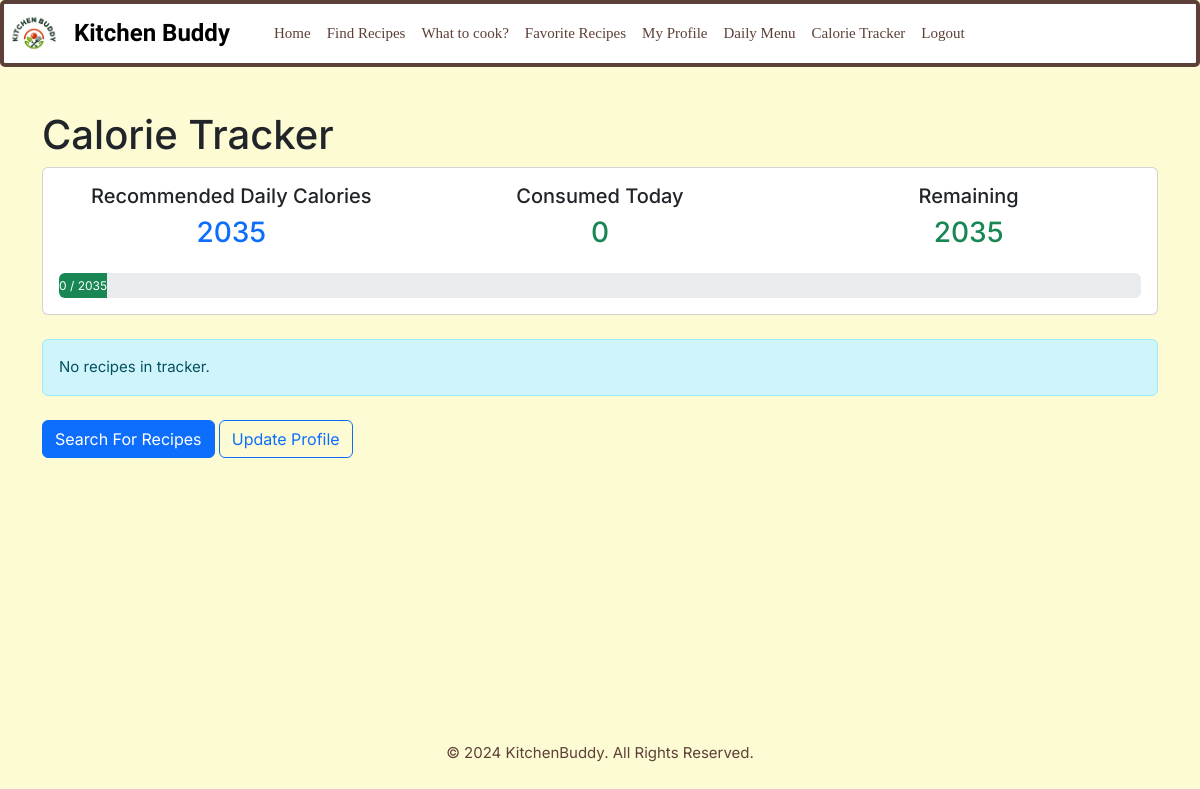
Page /calorieTracker/ (signed in) on the earlier database version.
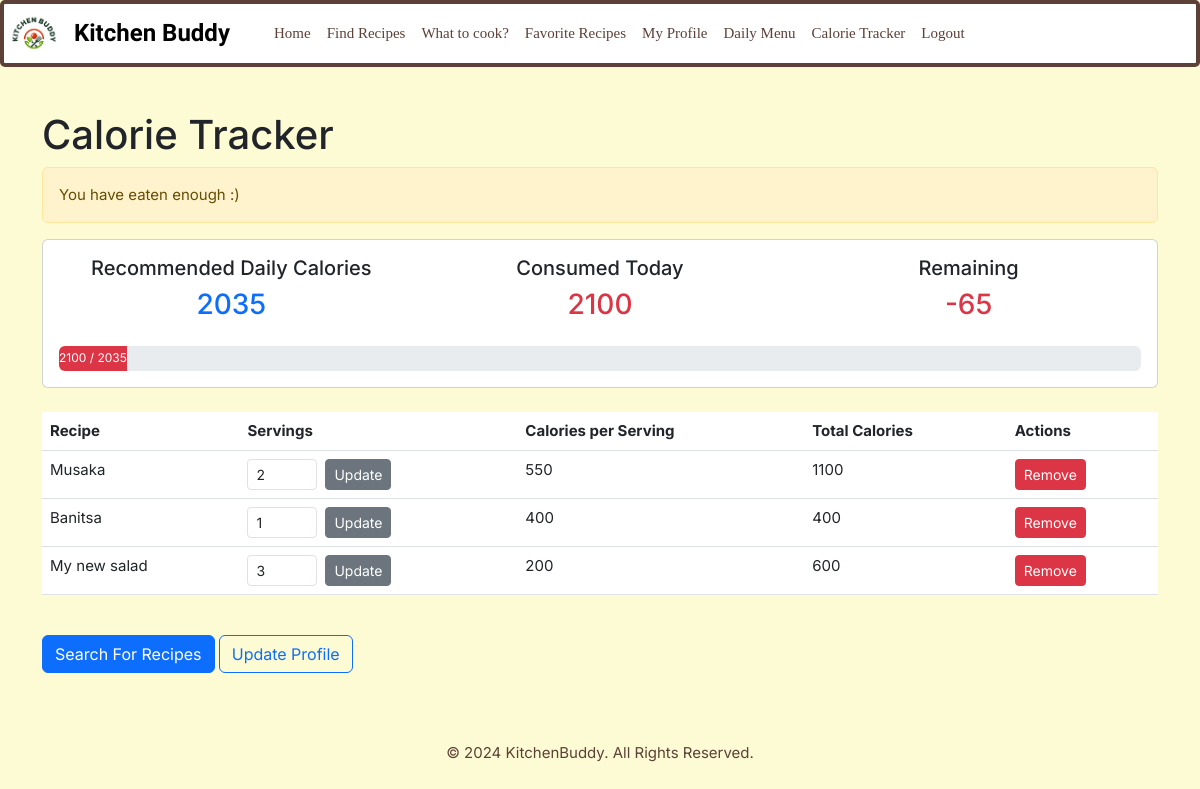
Same page on the later database version.
### calorieTracker/models.py (models this page shows)
class CalorieTracker(models.Model):
    user = models.ForeignKey(User, on_delete=models.CASCADE)
    recipe = models.ForeignKey(Recipe, on_delete=models.CASCADE)
    servings = models.PositiveIntegerField(default=1)
    class Meta:
        unique_together = ['user', 'recipe']
    @property
    def get_calories_per_recipe(self):
        return self.recipe.calories * self.servings
    @classmethod
    def get_total_calories(cls, user):
        recipes_in_tracker = cls.objects.filter(user=user)
        calories_sum = 0
        for recipe in recipes_in_tracker:
            calories_sum += recipe.get_calories_per_recipe
        return calories_sum

### recipe/models.py (models this page shows, shortened)
class Recipe(models.Model):
    user = models.ForeignKey(User, on_delete=models.CASCADE, related_name="recipe")
    title = models.CharField(max_length=150)
    ingredients = models.ManyToManyField(Ingredient, through='IngredientsDetails', related_name='recipe_ingredient')
    description = models.TextField()
    cooking_time = models.PositiveIntegerField(validators=[MinValueValidator(1)], null=True, blank=True)
    calories = models.PositiveIntegerField(validators=[MinValueValidator(1), MaxValueValidator(2000)], null=True, blank=True)
    image = models.ImageField(upload_to='recipes/', null=True, blank=True)
    dish_type = models.CharField(max_length=10, choices=DISH_TYPE, default='main', null=False)
    favourite = models.ManyToManyField(User, related_name='favourite_recipe', blank=True)
    average_rating = models.DecimalField(max_digits=3, decimal_places=2, default=0)
    ratings_count = models.PositiveBigIntegerField(default=0)
    diet = models.ManyToManyField(Diet, related_name='recipe_diet', blank=True)
    allergies = models.ManyToManyField(Allergy, related_name='recipe_allergies', blank=True)
    class Meta:
        ordering = ['title']
        unique_together = ['title', 'image']

### calorieTracker/views.py (the view)
# urls.py: path('', views.list_calorie_tracker, name='list_calorie_tracker'),
@login_required
def list_calorie_tracker(request):
    try:
        user_profile = request.user.profile
        calorie_limit = user_profile.calories
    except Profile.DoesNotExist:
        user_profile = None
        calorie_limit = 2000
    recipes_in_tracker = CalorieTracker.objects.filter(user=request.user)
    calories_sum = CalorieTracker.get_total_calories(request.user)
    remaining_calories = calorie_limit - calories_sum
    no_left_calories = remaining_calories <= 0
    if no_left_calories:
        messages.warning(request, "You have eaten enough :)")
    context = {
        'recipes_in_tracker': recipes_in_tracker,
        'calories_sum': calories_sum,
        'remaining_calories': remaining_calories,
        'calorie_limit': calorie_limit,
        'no_left_calories': no_left_calories,
        'user_profile': user_profile
    }
    return render(request, 'calorieTracker/list_calorie_tracker.html', context)

### calorieTracker/templates/calorieTracker/list_calorie_tracker.html (shortened to what this page needs)
{% extends 'base.html' %}
{% block content %}
<div class="container mt-4">
    <h1>Calorie Tracker</h1>
    {% if messages %}
    <div class="messages">
        {% for message in messages %}
        <div class="alert alert-{{ message.tags }}">
            {{ message }}
        </div>
        {% endfor %}
    </div>
    {% endif %}
    <div class="card mb-4">
        <div class="card-body">
            <div class="row text-center">
                <div class="col-md-4">
                    <h5>Recommended Daily Calories</h5>
                    <h3 class="text-primary">{{ calorie_limit }}</h3>
                </div>
                <div class="col-md-4">
                    <h5>Consumed Today</h5>
                    <h3 class="{% if no_left_calories %}text-danger{% else %}text-success{% endif %}">
                        {{ calories_sum }}
                    </h3>
                </div>
                <div class="col-md-4">
                    <h5>Remaining</h5>
                    <h3 class="{% if remaining_calories < 0 %}text-danger{% else %}text-success{% endif %}">
                        {{ remaining_calories }}
                    </h3>
                </div>
            </div>
            <div class="progress mt-3" style="height: 25px;">
                <div class="progress-bar {% if no_left_calories %}bg-danger{% else %}bg-success{% endif %}"
                     role="progressbar">
                    {{ calories_sum }} / {{ calorie_limit }}
                </div>
            </div>
        </div>
    </div>
    {% if recipes_in_tracker %}
        <div class="table-responsive">
            <table class="table">
                <thead>
                    <tr>
                        <th>Recipe</th>
                        <th>Servings</th>
                        <th>Calories per Serving</th>
                        <th>Total Calories</th>
                        <th>Actions</th>
                    </tr>
                </thead>
                <tbody>
                    {% for item in recipes_in_tracker %}
                    <tr>
                        <td>{{ item.recipe.title }}</td>
                        <td>
                            <form method="POST" action="{% url 'update_servings' item.recipe.id %}" class="d-flex">
                                <input type="number"
                                       name="servings"
                                       value="{{ item.servings }}"
                                       min="1"
                                       class="form-control form-control-sm me-2"
                                       style="width: 70px;">
                                <button type="submit" class="btn btn-secondary btn-sm">Update</button>
                            </form>
                        </td>
                        <td>{{ item.recipe.calories }}</td>
                        <td>{{ item.get_calories_per_recipe }}</td>
                        <td>
                            <form method="POST" action="{% url 'remove_from_calorie_tracker' item.recipe.id %}">
                                <button type="submit" class="btn btn-danger btn-sm">Remove</button>
                            </form>
                        </td>
                    </tr>
                    {% endfor %}
                </tbody>
            </table>
        </div>
    {% else %}
        <div class="alert alert-info">
            No recipes in tracker.
        </div>
    {% endif %}
    <div class="mt-4">
        <a href="{% url 'list_recipe' %}" class="btn btn-primary">Search For Recipes</a>
        {% if user_profile %}
            <a href="{% url 'profile' %}" class="btn btn-outline-primary">Update Profile</a>
        {% endif %}
    </div>
</div>
{% endblock %}

Differences in the rows shown:
added CalorieTracker: recipe "Musaka", servings "2", recipe.calories "550", get_calories_per_recipe "1100"
added CalorieTracker: recipe "Banitsa", servings "1", recipe.calories "400", get_calories_per_recipe "400"
added CalorieTracker: recipe "My new salad", servings "3", recipe.calories "200", get_calories_per_recipe "600"
Other differences:
{{ calories_sum }}: "0" → "2100"
{{ remaining_calories }}: "2035" → "-65"
new list line: "You have eaten enough :)"
text no longer shown: "No recipes in tracker."
text now shown: "Recipe Servings Calories per Serving Total Calories Actions"
